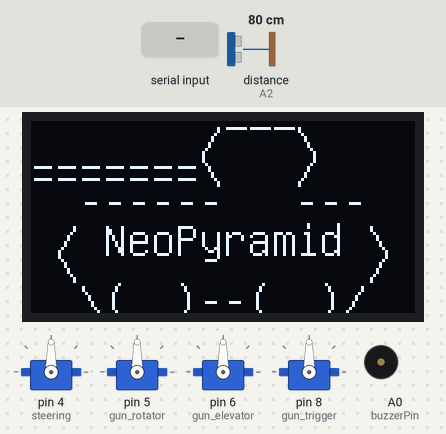
Bench run of a sketch on a simulated Arduino Uno, built with avr-gcc and run on an emulated ATmega328P. Shown: 4 × servo, 128×64 one-colour display, buzzer (waves = sounding, pin HIGH). Inputs (shaded band) come from the test bench; at power-on: distance to the obstacle (sensor on A2) 80 cm. The echo pulse lasts 58.3 µs per cm.

Above: at 4.5 s.
4.6 s: distance to the obstacle (sensor on A2) set to 94 cm
9.6 s: distance to the obstacle (sensor on A2) set to 103 cm
At 12.1 s:
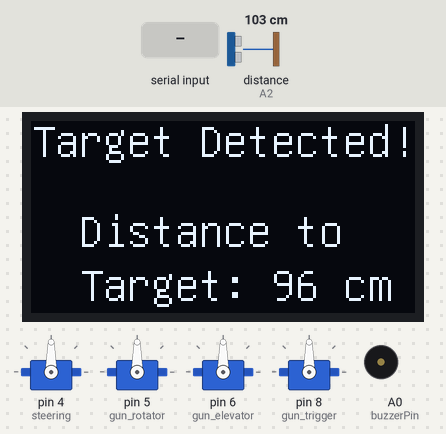
22.3 s: "W" received over Serial
41.0 s: distance to the obstacle (sensor on A2) set to 2 cm
At 50.2 s:
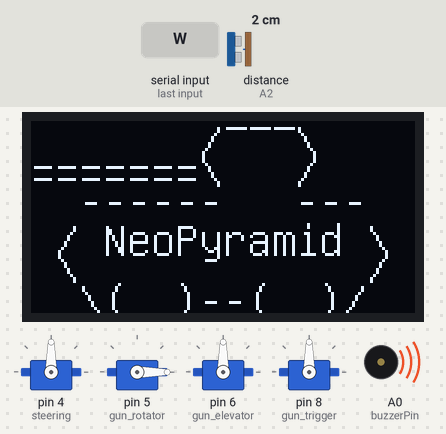
51.8 s: byte 69 ('E') received over Serial
At 56.3 s:
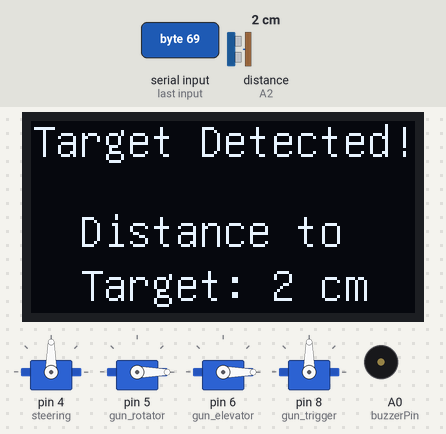
56.5 s: "w" received over Serial
At 65.1 s:
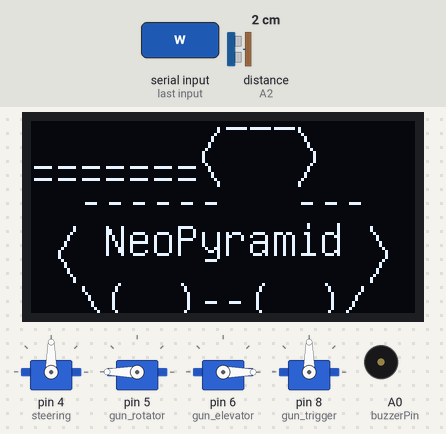
Timing chart, 0 to 65.4 s (numbered marks = the images above; inputs shaded):
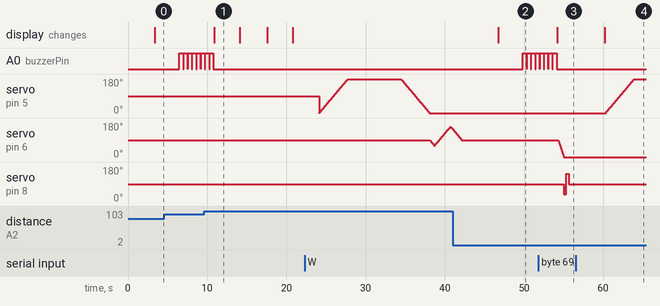

The sketch:

neoPyramid.ino
```cpp
/*
Hackathon Project: NeoPyramid — Hacklahoma 2024, University of Oklahoma

Authors: Talha Naseer, Momin, Manees, Ansuman

Start Date: Feb 10th

Last Modified: Feb 11th

Description: NeoPyramid is an advanced embedded systems project implemented using Arduino microcontrollers and programmed in C++.
This project integrates various hardware components including two servo motors, two DC motors, a buzzer pin, an OLED display,
and an HC-SR04 ultrasonic sensor. The primary objective of NeoPyramid is to develop a versatile robotic platform capable of executing
complex maneuvers and tasks autonomously or under remote control. With a focus on modularity and expandability, NeoPyramid serves as
a foundation for exploring advanced robotics concepts such as autonomous navigation, sensor fusion, and human-machine interaction.
The project's modular architecture facilitates easy integration of additional sensors and actuators, enabling customization and
adaptation for diverse applications ranging from educational robotics to industrial automation.
*/

#include <Servo.h>
#include <math.h>
#include <U8glib.h>
#include <NewPing.h>

// OLED
#define CS 7
#define DC 9
#define RES 10
#define MOSI 11
#define CLK 12

// HC-SR04 pins (ultrasonic sensor)
#define TRIGGER_PIN A1
#define ECHO_PIN A2

// Objects
U8GLIB_SH1106_128X64 u8g(CLK, MOSI, CS, DC, RES);
NewPing sonar(TRIGGER_PIN, ECHO_PIN);

unsigned long lastDisplayChange = 0; // Variable to store the last time the display changed
bool showTank = true; // Flag to control which display to show

// declaring servos for control
Servo steering;
Servo gun_elevator;
Servo gun_rotator;
Servo gun_trigger;

// pin for MOSFET to control the DC motor
const int mosfetPin = 2;

// CODE BUZZER TO A0
const int buzzerPin = A0;
// initial orientations of the servo motors
int steering_pos = 180;
int gun_elevation = 90;
int gun_rotation = 0;
int trigger = 90;

// acceleration due to gravity and initial projectile velocity values
double g = 9.81;
double speed = 7.62;

// keep track of no. of rubber bands loaded on the gun
int mag_capacity = 2;

// set normal firing range to 1m in normal mode
int firing_range = 100;

void setup() {
  Serial.begin(9600); // Initialize serial communication

  // Initialize the OLED display
  u8g.setFont(u8g_font_unifont);
  u8g.setColorIndex(1); // Set color to white

  // remember to map the servos and main wheel transistors to pins here
  steering.attach(4);
  gun_rotator.attach(5);
  gun_elevator.attach(6);
  gun_trigger.attach(8);

  // buzzer pin
  pinMode(buzzerPin, OUTPUT);
}

void readSensorValue() {
  // Display tank ASCII art on the OLED display
  u8g.drawStr(0, 2, "        ___");
  u8g.drawStr(0, 12, "       /   \\");
  u8g.drawStr(0, 22, "=======\\   /");
  u8g.drawStr(0, 32, "  ------   ---"); // Placeholder for distance value
  u8g.drawStr(0, 45, " / NeoPyramid \\");
  u8g.drawStr(0, 54, " \\            /");
  u8g.drawStr(0, 93, " \          /");
  u8g.drawStr(0, 65, "  \\(  )--(  )/ ");
}

void playTone(int frequency, int duration) {
  analogWrite(buzzerPin, 128);  // 50% duty cycle (range: 0 to 255)
  delay(duration);
  analogWrite(buzzerPin, 0);    // Turn off the buzzer
}

void displayHello(int distance) {
  // Display distance measurement on the OLED display
  if (distance <= firing_range) {
    playTone(5000, 500);
    u8g.drawStr(0, 12, "Target Detected!   ");
    u8g.drawStr(0, 42, "  Distance to");
    u8g.setPrintPos(0, 60); // Set the print position
    u8g.print("  Target: ");
    u8g.print(distance);
    u8g.print(" cm");
  } else {
    u8g.drawStr(0, 12, "Area Secure");
  }
}

// function to turn the DC motor with wheel on
void moveWheel() {
  digitalWrite(mosfetPin, HIGH);
}

// function to turn the DC motor with wheel off
void stopWheel() {
  digitalWrite(mosfetPin, LOW);
}

// function to rotate the gun on its own axis
void rotateGun(int rotation_speed) {
  for (gun_rotation = 0; gun_rotation <= 345; gun_rotation += 1) {
    gun_rotator.write(gun_rotation);
    delay(rotation_speed);
  }
  delay(2 * rotation_speed);
  for (gun_rotation = 345; gun_rotation >= 0; gun_rotation -= 1) {
    gun_rotator.write(gun_rotation);
    delay(rotation_speed);
  }
}

// function to change the angle of elevation of the gun
void elevateGun() {
  for (gun_elevation = 90; gun_elevation >= 60; gun_elevation -= 1) {
    gun_elevator.write(gun_elevation);
    delay(20);
  }
  for (gun_elevation = 60; gun_elevation <= 160; gun_elevation += 1) {
    gun_elevator.write(gun_elevation);
    delay(20);
  }
  for (gun_elevation = 160; gun_elevation >= 90; gun_elevation -= 1) {
    gun_elevator.write(gun_elevation);
    delay(20);
  }
}

// function to adjust angle of elevation depending on distance from target
void aimGun(double range) {
  int new_angle = int(0.5 * asin(9.81 * range / (speed * speed)));
  if (new_angle > gun_elevation) {
    for (int i = gun_elevation; i <= new_angle; i += 1) {
      gun_elevator.write(i);
      delay(8);
    }
  } else {
    for (int i = gun_elevation; i >= new_angle; i -= 1) {
      gun_elevator.write(i);
      delay(8);
    }
  }
  gun_elevation = new_angle;
}

void engageGun() {
  if (mag_capacity == 2) {
    gun_trigger.write(35);
    delay(300);
    gun_trigger.write(90);
    mag_capacity -= 1;
  }
  if (mag_capacity == 1) {
    gun_trigger.write(145);
    delay(300);
    gun_trigger

.write(90);
    mag_capacity -= 1;
  }
}

void turnLeft() {
  if (steering_pos > 90) {
    for (int i = 0; i < 90; i += 1) {
      steering_pos -= 1;
      steering.write(steering_pos);
      delay(15);
    }
  } else {
    for (int i = 0; i < 270; i += 1) {
      steering_pos += 1;
      steering.write(steering_pos);
      delay(10);
    }
  }
}

void turnRight() {
  if (steering_pos < 270) {
    for (int i = 0; i < 90; i += 1) {
      steering_pos += 1;
      steering.write(steering_pos);
      delay(15);
    }
  } else {
    for (int i = 0; i < 270; i += 1) {
      steering_pos -= 1;
      steering.write(steering_pos);
      delay(10);
    }
  }
}

void turnAround() {
  if (steering_pos <= 180) {
    for (int i = 0; i < 180; i += 1) {
      steering_pos += 1;
      steering.write(steering_pos);
      delay(10);
    }
  } else {
    for (int i = 0; i < 180; i += 1) {
      steering_pos -= 1;
      steering.write(steering_pos);
      delay(10);
    }
  }
}

double toDegrees(double radians) {
  return radians * 180 / M_PI;
}

void loop() {
  unsigned long currentTime = millis(); // Get the current time

  delay(3000);
  // Check if it's time to change the display
  if (showTank && currentTime - lastDisplayChange >= 2000) {
    // Change to displaying the other text
    showTank = false;
    lastDisplayChange = currentTime;
  } else if (!showTank && currentTime - lastDisplayChange >= 8500) {
    // Change to displaying the tank again
    showTank = true;
    lastDisplayChange = currentTime;
  }

  // Measure distance using HC-SR04
  int distance = sonar.ping_cm();

  // Update OLED display
  u8g.firstPage();
  do {
    if (showTank) {
      readSensorValue();
    } else {
      displayHello(distance);
    }
  } while (u8g.nextPage());

  // Delay before next iteration
  delay(100); // Adjust delay if needed to control the switching speed

  // delay(1000);
  if (Serial.available() > 0) {
    char incomingChar = Serial.read(); // Read the incoming character

    // Going Forward (KEY: W)
    if (incomingChar == 'W' || incomingChar == 'w') {

      moveWheel();
      delay(15);
      rotateGun(20);
      elevateGun();
      delay(200);
    }
    // Turning Left (KEY: A)
    if (incomingChar == 'A' || incomingChar == 'a') {
      stopWheel();
      delay(15);
      turnLeft();
      moveWheel();
      rotateGun(20);
      elevateGun();
      delay(200);
    }

    // Stopping/Reversing (KEY: S)
    if (incomingChar == 'S' || incomingChar == 's') {
      rotateGun(20);
      elevateGun();
      if (mosfetPin == LOW) {
        turnAround();
      } else {
        stopWheel();
      }
      delay(200);
    }
    // Turning Left (KEY: D)
    if (incomingChar == 'D' || incomingChar == 'd') {
      stopWheel();
      delay(15);
      rotateGun(20);
      elevateGun();
      turnRight();
      moveWheel();
      delay(200);
    }

    // Alert Mode toggle (KEY: X)
    if (incomingChar == 'X' || incomingChar == 'x') {
      if (firing_range == 100) {
        rotateGun(10);
        firing_range = 150;
        // print 'ALERT MODE ON' on OLED screen

      } else {
        rotateGun(20);
        firing_range = 100;
        // print 'ALERT MODE OFF' on OLED screen
      }
      elevateGun();
      if (mosfetPin == HIGH) {
        digitalWrite(mosfetPin, HIGH);
      } else {
        digitalWrite(mosfetPin, LOW);
      }
      delay(200);
    }

    // Engage Feature (KEY: E)
    if (incomingChar == 'E' || incomingChar == 'e') {
      if (distance < firing_range) {
        if (mag_capacity > 0) {
          stopWheel();
          aimGun(distance);
          engageGun();
        }

        delay(200);
      }
    }
    delay(1000);
  }
}
```

Measured:
- the behaviour switches between 98 and 99 cm on distance to the obstacle (sensor on A2) (found by bisection; images 0 and 1)
- after the input at 9.6 s, A0 (buzzerPin): goes on until 10.8 s, then stays LOW
- after the input at 41.0 s, A0 (buzzerPin): alternates HIGH for 0.50 s and LOW for 0.04 s, starting after 8.8 s
- after the input at 51.8 s, servo on pin 6 (gun_elevator): moves from 90° to 0° over 0.73 s, starting after 2.5 s; servo on pin 8 (gun_trigger): 90° → 35° after 3.2 s, → 145° 0.30 s later, → 90° 0.30 s later
- after the input at 56.5 s, A0 (buzzerPin): stops changing and stays LOW; servo on pin 5 (gun_rotator): moves from 0° to 180° over 3.6 s, starting after 3.8 s
- by itself, A0 (buzzerPin): alternates HIGH for 0.50 s and LOW for 0.05 s
- what the display in image 1 shows lasts 3.2 s, from 10.9 s to 14.1 s
